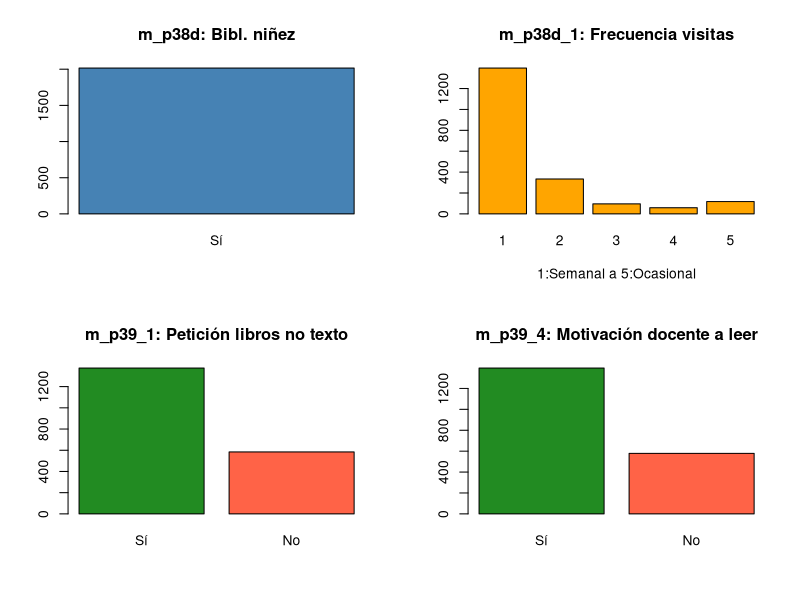
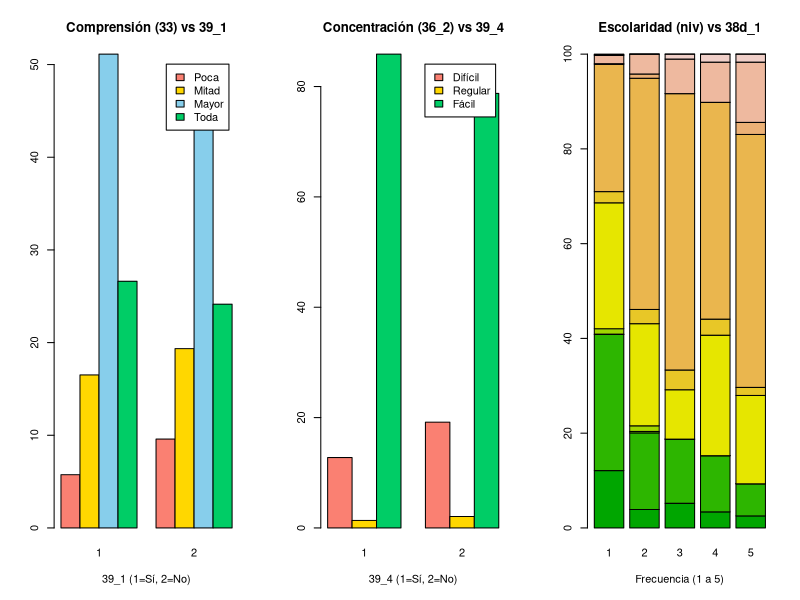

Reproduce these figures in R, in order.
## ---- chunk 1
knitr::opts_chunk$set(echo = TRUE)
## ---- chunk 2
# Carga de datos
datos = read.csv("MOLEC_2025_limpia.csv")
vars = c("m_p38d", "m_p38d_1", "m_p39_1", "m_p39_4")
## ---- chunk 3
# Contar cuántas veces aparece el valor 9 en cada variable
conteo_9 = sapply(datos[vars], function(x) sum(x == 9, na.rm = TRUE))

# Calcular el porcentaje de veces que aparece el 9 en cada variable
pct_9 = sapply(datos[vars], function(x) round(mean(x == 9, na.rm = TRUE) * 100, 2))

# Imprimir los resultados en un data frame
reporte_9 = data.frame(Variable = vars, Conteo_9 = conteo_9, Porcentaje = paste0(pct_9, "%"))
print(reporte_9, row.names = FALSE)

# En cada variable, convertir el valor 9 a NA
datos[vars] <- lapply(datos[vars], function(x) ifelse(x == 9, NA, x))
## ---- chunk 4
# Data frame que describe cada variable
descripcion <- data.frame(
  Variable = vars,
  Pregunta = c(
    "¿Padres lo llevaban a bibliotecas/librerías de niño?",
    "Frecuencia con que lo llevaban a bibliotecas/librerías",
    "¿Maestros de primaria pedían leer libros no de texto?",
    "¿Maestros de primaria motivaban a leer libros?"
  ),
  Tipo = c("Dicotómica (1=Sí)", "Ordinal (1=Semanal a 5=Ocasional)", "Dicotómica (1=Sí, 2=No)", "Dicotómica (1=Sí, 2=No)"),
  Pct_NoRecuerda = paste0(pct_9, "%"),
  Validos_N = sapply(datos[vars], function(x) sum(!is.na(x)))
)
print(descripcion, row.names = FALSE)
## ---- chunk 5
# Tablas de frecuencias
for (v in vars) {
  cat("\nVariable:", v, "\n")
  print(round(prop.table(table(datos[[v]])) * 100, 2))
}
## ---- chunk 6
# Gráficos univariados
par(mfrow = c(2, 2))
barplot(table(datos$m_p38d), main = "m_p38d: Bibl. niñez", col = "steelblue", names.arg = "Sí")
barplot(table(datos$m_p38d_1), main = "m_p38d_1: Frecuencia visitas", col = "orange", xlab = "1:Semanal a 5:Ocasional")
barplot(table(datos$m_p39_1), main = "m_p39_1: Petición libros no texto", col = c("forestgreen", "tomato"), names.arg = c("Sí", "No"))
barplot(table(datos$m_p39_4), main = "m_p39_4: Motivación docente a leer", col = c("forestgreen", "tomato"), names.arg = c("Sí", "No"))
par(mfrow = c(1, 1))
## ---- chunk 7
# Hacer los cruces de cada variable con: m_p33, m_p36_2 y niv
cruces = c("m_p33", "m_p36_2", "niv")
for (cruz in cruces) {
  cat("\n-------------------------------------------------------------")
  cat("\n>>> CRUCES CONTRA:", cruz, "\n")
  for (v in c("m_p38d_1", "m_p39_1", "m_p39_4")) {
    cat("\n--", v, "vs", cruz, "--\n")
    tab <- table(datos[[v]], datos[[cruz]])
    print(round(prop.table(tab, 1) * 100, 1))
    chi <- suppressWarnings(chisq.test(tab))
    cat(sprintf("Chi2 = %.2f, p-valor = %.4g\n", chi$statistic, chi$p.value))
  }
}
## ---- chunk 8
# Gráficos de los cruces
par(mfrow = c(1, 3))
barplot(prop.table(table(datos$m_p33, datos$m_p39_1), 2) * 100, beside = TRUE,
        col = c("salmon", "gold", "skyblue", "springgreen3"),
        main = "Comprensión (33) vs 39_1", xlab = "39_1 (1=Sí, 2=No)",
        legend.text = c("Poca", "Mitad", "Mayor", "Toda"))

barplot(prop.table(table(datos$m_p36_2, datos$m_p39_4), 2) * 100, beside = TRUE,
        col = c("salmon", "gold", "springgreen3"),
        main = "Concentración (36_2) vs 39_4", xlab = "39_4 (1=Sí, 2=No)",
        legend.text = c("Difícil", "Regular", "Fácil"))

barplot(prop.table(table(datos$niv, datos$m_p38d_1), 2) * 100,
        col = terrain.colors(11),
        main = "Escolaridad (niv) vs 38d_1", xlab = "Frecuencia (1 a 5)")
par(mfrow = c(1, 1))
## ---- chunk 9
cat("1. Los estímulos escolares de primaria (m_p39_1 y m_p39_4) se asocian de forma estadísticamente ",
    "significativa con una mejor comprensión (p = 0.004) y mayor facilidad para concentrarse (p < 0.001).\n\n",
    "2. En la infancia, toda la muestra analizada asistió a bibliotecas o librerías (m_p38d = 100%), ",
    "predominando una frecuencia semanal (69.7%) y registrándose sólo 0.64% que 'no recuerda' (convertido a NA).\n\n",
    "3. La frecuencia de asistencia a bibliotecas (m_p38d_1) se asocia con un mayor nivel de escolaridad (p < 0.001), ",
    "donde más de la mitad de los visitantes frecuentes alcanzó estudios profesionales o de posgrado.\n\n",
    "4. En conclusión, los estímulos lectores tempranos (en casa y primaria) impactan positivamente tanto en el ",
    "nivel de escolaridad alcanzado como en las competencias de comprensión y atención en la vida adulta.\n")
